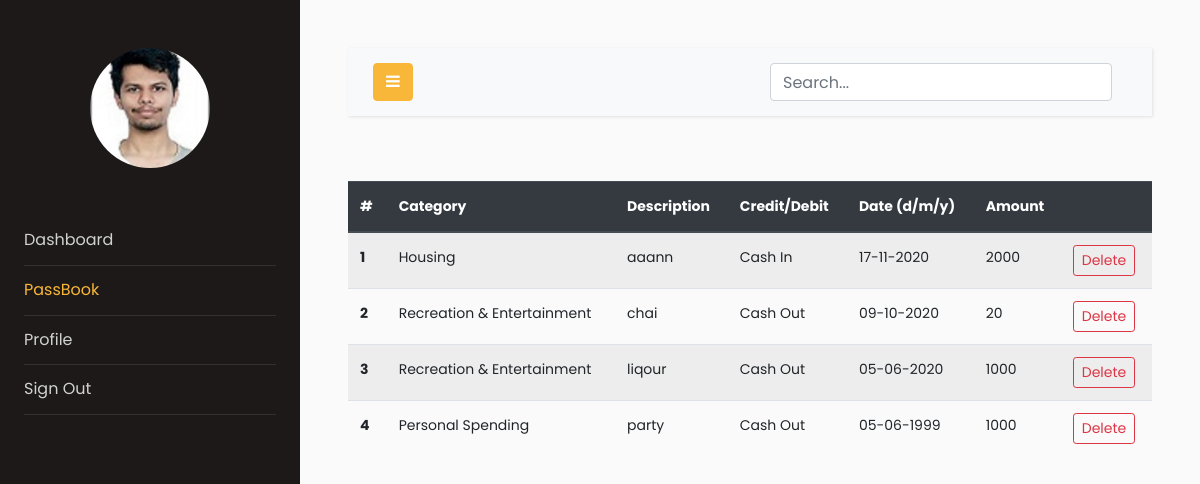
The page /passbook (signed in) on the database as committed earlier.
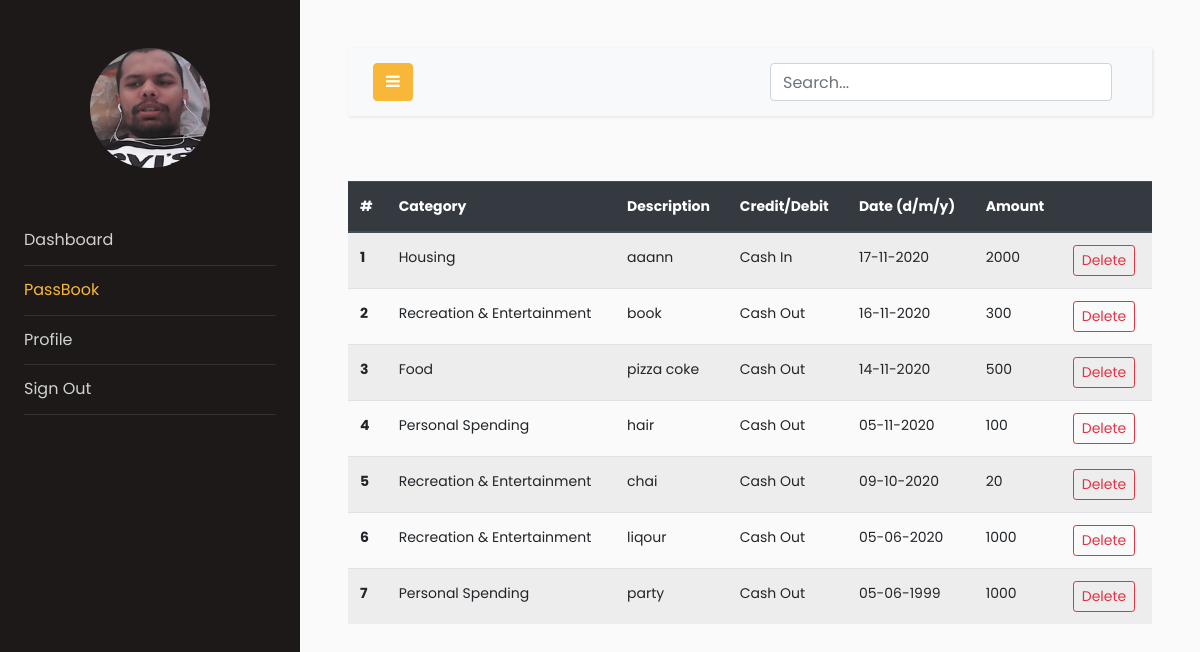
The same page on the database as committed later.
### models.py (models this page shows, shortened)
class Users(db.Model, UserMixin):
    __tablename__ = "users"
    id = db.Column(db.Integer, primary_key=True)
    email = db.Column(db.String(64), unique=True, index=True)
    name = db.Column(db.String(64))
    pasword_hash = db.Column(db.String(128))
    income = db.Column(db.Integer)
    budget = db.Column(db.Integer)
    profile_image = db.Column(db.String(128), nullable=False, default='default_profile.png')
    trans = db.relationship('Transactions', backref='User', lazy='dynamic')

class Transactions(db.Model):
    __searchable__ = ['description','cat','amount','date']
    users = db.relationship(Users)
    id = db.Column(db.Integer, primary_key=True)
    cashFlow = db.Column(db.Integer)
    amount = db.Column(db.Integer)
    description = db.Column(db.String(64))
    cat = db.Column(db.String(64))
    date = db.Column(db.DateTime)
    userId = db.Column(db.Integer, db.ForeignKey('users.id'), nullable=False)

### app.py (the view)
@app.route("/passbook", methods=["GET", "POST"])
@login_required
def passbook():
    uid = current_user.id
    trans_data = Transactions.query.filter_by(userId=uid).order_by(
        Transactions.date.desc()
    )
    return render_template("passbook.html", trans_data=trans_data)

### models.py (called while the page is built)
@login_manager.user_loader
def load_user(user_id):
    return Users.query.get(user_id)

### templates/passbook.html (shortened to what this page needs)
<!doctype html>
<html lang="en">
<head>
    <link rel="stylesheet" href="https://stackpath.bootstrapcdn.com/font-awesome/4.7.0/css/font-awesome.min.css">
<link rel="stylesheet" href="{{ url_for('static', filename='css1/style.css') }}">
</head>
<body>
    <div class="wrapper d-flex align-items-stretch">
        <nav id="sidebar">
            <div class="p-4 pt-5">
                <a href="#" class="img logo rounded-circle mb-5" style="background-image: url({{url_for('static',filename='profile_pics/'+current_user.profile_image)}})"></a>
                <ul class="list-unstyled components mb-5">
                    <li>
                        <a href="{{url_for('dashboard')}}">Dashboard</a>
                    </li>
                    <li class="active">
                        <a href="{{url_for('passbook')}}">PassBook</a>
                    </li>
                    <li>
                        <a href="{{url_for('profile')}}">Profile</a>
                    </li>
                    <li>
                        <a href="{{url_for('logout')}}">Sign Out</a>
                    </li>
                </ul>
            </div>
        </nav>
        <div id="content" class="p-4 p-md-5">
            <nav class="navbar navbar-expand-lg navbar-light bg-light">
                <div class="container-fluid">
                    <button type="button" id="sidebarCollapse" class="btn btn-primary">
                        <i class="fa fa-bars"></i>
                    </button>
                    <form action="search" , method="GET">
                        <div class="container h-50">
                            <div class="d-flex justify-content-center h-100">
                                <input type="search" class="form-control ds-input" id="search-input" name="query" placeholder="Search..." aria-label="Search for..."
                                    autocomplete="off" data-docs-version="4.5" spellcheck="false" role="combobox" aria-autocomplete="list"
                                    aria-expanded="false" aria-owns="algolia-autocomplete-listbox-0" dir="auto"
                                    style="position: relative; vertical-align: top;">
                            </div>
                        </div>
                    </form>
                </div>
            </nav>
            <br>
            <table class="table table-striped">
                <thead class="thead-dark">
                    <tr>
                        <th scope="col">#</th>
                        <th scope="col">Category</th>
                        <th scope="col">Description</th>
                        <th scope="col">Credit/Debit</th>
                        <th scope="col">Date (d/m/y)</th>
                        <th scope="col">Amount</th>
                        <th scope="col"></th>
                    </tr>
                </thead>
                <tbody>
                    {%for r in trans_data%}
                    <tr>
                        <th scope="row">{{loop.index0 + 1}}</th>
                        <td>{{r.cat}}</td>
                        <td>{{r.description}}</td>
                        {%if r.cashFlow == 1 %}
                        <td>Cash In</td>
                        {%else%}
                        <td>Cash Out</td>
                        {%endif%}
                        <td>{{r.date.strftime('%d-%m-%Y')}}</td>
                        <td>{{r.amount}}</td>
                        <td><button type="button" class="btn btn-outline-danger btn-sm" data-toggle="modal" data-target="#del{{r.id}}">
                            Delete
                        </button></td>
                    </tr>
                    {%endfor%}
                </tbody>
            </table>
        </div>
    </div>
</body>
</html>

Rows that differ between the two databases and show on the page:
changed Users: profile_image: a different picture
added Transactions: cat "Recreation & Entertainment", description "book", cashFlow "Cash Out", date "16-11-2020", amount "300"
added Transactions: cat "Food", description "pizza coke", cashFlow "Cash Out", date "14-11-2020", amount "500"
added Transactions: cat "Personal Spending", description "hair", cashFlow "Cash Out", date "05-11-2020", amount "100"
